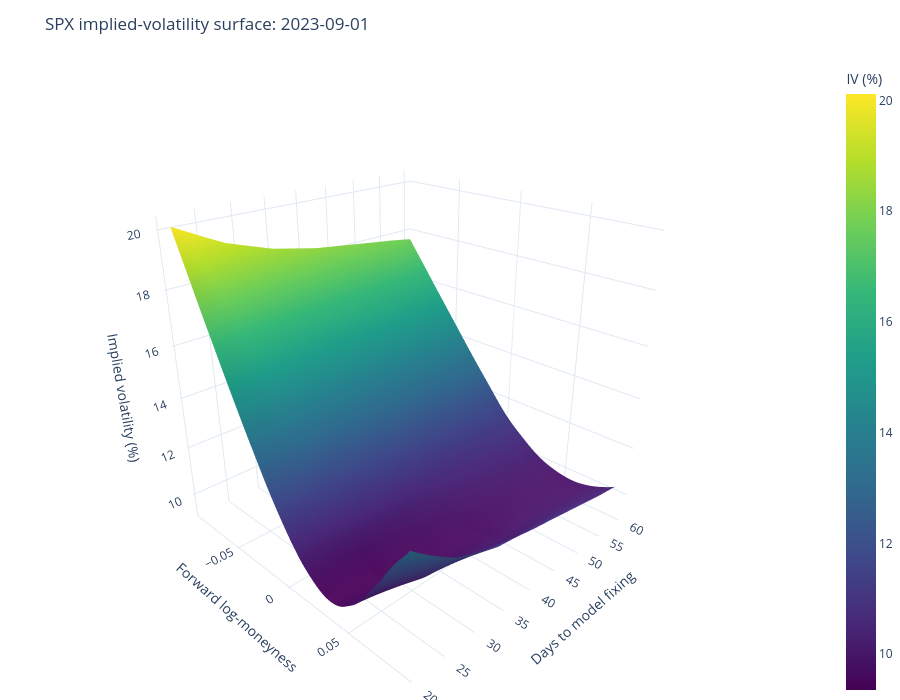

Notebook source saved alongside this figure:
### Markdown cell above
## Interactive interpolated surface

Rotate the surface to inspect its strike and maturity structure.
Hover over a point to see its implied volatility, strike, and call price.

The surface includes intermediate maturities generated by the
normalized call-price interpolation.

### Code cell
iv_matrix = (
    grid.pivot(
        index="maturity_years",
        columns="log_moneyness",
        values="implied_volatility",
    )
    .sort_index()
    .sort_index(axis=1)
)

strike_matrix = grid.pivot(
    index="maturity_years",
    columns="log_moneyness",
    values="strike",
).reindex(
    index=iv_matrix.index,
    columns=iv_matrix.columns,
)

price_matrix = grid.pivot(
    index="maturity_years",
    columns="log_moneyness",
    values="call_price",
).reindex(
    index=iv_matrix.index,
    columns=iv_matrix.columns,
)

hover_data = np.stack(
    [
        strike_matrix.to_numpy(),
        price_matrix.to_numpy(),
    ],
    axis=-1,
)

surface_figure = go.Figure(
    go.Surface(
        x=iv_matrix.columns.to_numpy().tolist(),
        y=(365.0 * iv_matrix.index.to_numpy()).tolist(),
        z=(100.0 * iv_matrix.to_numpy()).tolist(),
        customdata=hover_data.tolist(),
        colorscale="Viridis",
        colorbar={"title": "IV (%)"},
        hovertemplate=(
            "Log-moneyness: %{x:.4f}<br>"
            "Maturity: %{y:.2f} days<br>"
            "IV: %{z:.4f}%<br>"
            "Strike: %{customdata[0]:.2f}<br>"
            "Call price: %{customdata[1]:.4f}"
            "<extra></extra>"
        ),
    )
)

surface_figure.update_layout(
    title=f"SPX implied-volatility surface: {config['quote_date']}",
    height=700,
    scene={
        "xaxis_title": "Forward log-moneyness",
        "yaxis_title": "Days to model fixing",
        "zaxis_title": "Implied volatility (%)",
        "camera": {"eye": {"x": 1.5, "y": -1.5, "z": 1.0}},
    },
    margin={"l": 0, "r": 0, "b": 0, "t": 60},
)

surface_figure.show()

html_path = OUTPUT_DIR / "01_iv_surface.html"
surface_figure.write_html(
    html_path,
    include_plotlyjs=True,
    full_html=True,
)

print("Standalone interactive figure:", html_path)

### Figure 1 — Plotly figure (JSON) as saved in the notebook; plotly's stock layout.template omitted (floating-point values rounded to 4 significant figures; data arrays with more than 128 entries replaced by an {"elided": "..."} marker saying what was removed)
{"data": [{"colorbar": {"title": {"text": "IV (%)"}}, "colorscale": [[0, "#440154"], [0.1111, "#482878"], [0.2222, "#3e4989"], [0.3333, "#31688e"], [0.4444, "#26828e"], [0.5556, "#1f9e89"], [0.6667, "#35b779"], [0.7778, "#6ece58"], [0.8889, "#b5de2b"], [1, "#fde725"]], "customdata": {"elided": "45x201x2 float values"}, "hovertemplate": "Log-moneyness: %{x:.4f}<br>Maturity: %{y:.2f} days<br>IV: %{z:.4f}%<br>Strike: %{customdata[0]:.2f}<br>Call price: %{customdata[1]:.4f}<extra></extra>", "type": "surface", "x": {"elided": "201 float values"}, "y": [21.0, 21.97, 22.95, 23.92, 24.9, 25.87, 26.85, 27.82, 28.0, 28.8, 29.77, 30.75, 31.72, 32.7, 33.67, 34.65, 35, 35.62, 36.6, 37.57, 38.55, 39.52, 40.5, 41.47, 42.0, 42.45, 43.42, 44.4, 45.37, 46.35, 47.32, 48.3, 49.28, 50.25, 51.22, 52.2, 53.17, 54.15, 55.12, 56.0, 56.1, 57.07, 58.05, 59.02, 60], "z": {"elided": "45x201 float values"}}], "layout": {"height": 700, "margin": {"b": 0, "l": 0, "r": 0, "t": 60}, "scene": {"camera": {"eye": {"x": 1.5, "y": -1.5, "z": 1}}, "xaxis": {"title": {"text": "Forward log-moneyness"}}, "yaxis": {"title": {"text": "Days to model fixing"}}, "zaxis": {"title": {"text": "Implied volatility (%)"}}}, "title": {"text": "SPX implied-volatility surface: 2023-09-01"}}}
